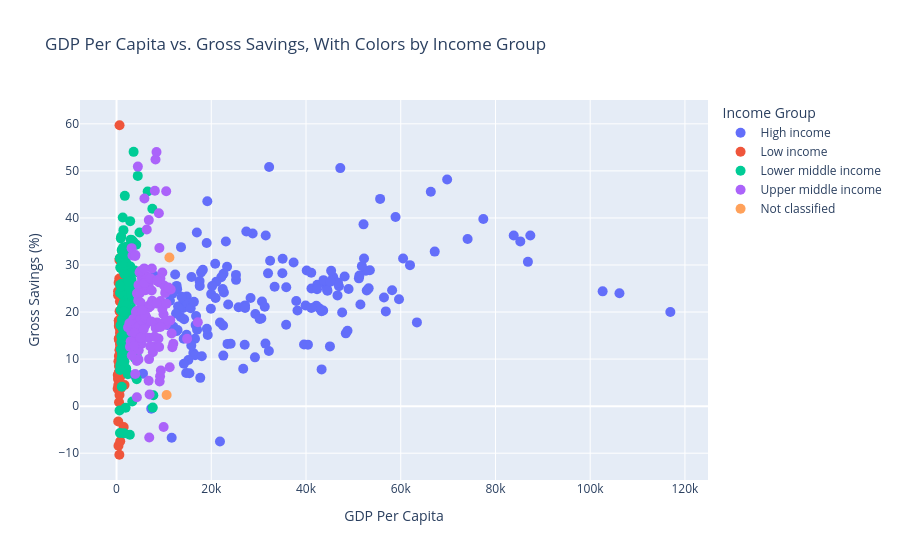

Notebook code for this chart:
### Markdown cell above
### Adding interactive elements

### Code cell
# Create an interactive scatter plot
fig = px.scatter(economies,
                 x='gdp_percapita', y='gross_savings', color='income_group',
                 hover_name='country',
                 hover_data={
                     'year': True,              # Include year in hover
                     'gdp_percapita': ':.2f',   # Optional: format GDP nicely
                     'gross_savings': ':.2f',   # Optional: format savings
                     'income_group': False      # Hide if you don’t want it repeated in hover
                         },
                 title='GDP Per Capita vs. Gross Savings, With Colors by Income Group',
                 labels={'gdp_percapita': 'GDP Per Capita', 'gross_savings': 'Gross Savings (%)',
                         'income_group': 'Income Group'})

# Add hover, zoom, and selection tools
fig.update_traces(marker=dict(size=10));
fig.update_layout(hovermode='closest');
fig.show()

### Figure 1 — Plotly figure (JSON) as saved in the notebook; plotly's stock layout.template omitted (floating-point values rounded to 4 significant figures; data arrays with more than 128 entries replaced by an {"elided": "..."} marker saying what was removed)
{"data": [{"customdata": {"elided": "180x2 mixed values"}, "hovertemplate": "<b>%{hovertext}</b><br><br>GDP Per Capita=%{x:.2f}<br>Gross Savings (%)=%{y:.2f}<br>year=%{customdata[0]}<extra></extra>", "hovertext": {"elided": "180 str values"}, "legendgroup": "High income", "marker": {"color": "#636efa", "size": 10, "symbol": "circle"}, "mode": "markers", "name": "High income", "orientation": "v", "showlegend": true, "type": "scatter", "x": {"elided": "180 float values"}, "xaxis": "x", "y": {"elided": "180 float values"}, "yaxis": "y"}, {"customdata": {"elided": "72x2 mixed values"}, "hovertemplate": "<b>%{hovertext}</b><br><br>GDP Per Capita=%{x:.2f}<br>Gross Savings (%)=%{y:.2f}<br>year=%{customdata[0]}<extra></extra>", "hovertext": ["Afghanistan", "Afghanistan", "Afghanistan", "Burundi", "Burundi", "Burundi", "Burkina Faso", "Burkina Faso", "Burkina Faso", "Central African Republic", "Central African Republic", "Central African Republic", "Congo, The Democratic Republic of the", "Congo, The Democratic Republic of the", "Congo, The Democratic Republic of the", "Eritrea", "Eritrea", "Eritrea", "Ethiopia", "Ethiopia", "Ethiopia", "Gambia", "Gambia", "Gambia", "Guinea-Bissau", "Guinea-Bissau", "Guinea-Bissau", "Liberia", "Liberia", "Liberia", "Madagascar", "Madagascar", "Madagascar", "Mali", "Mali", "Mali", "Mozambique", "Mozambique", "Mozambique", "Malawi", "Malawi", "Malawi", "Niger", "Niger", "Niger", "Rwanda", "Rwanda", "Rwanda", "Sudan", "Sudan", "Sudan", "Sierra Leone", "Sierra Leone", "Sierra Leone", "Somalia", "Somalia", "Somalia", "Syria", "Syria", "Syria", "Chad", "Chad", "Chad", "Togo", "Togo", "Togo", "Uganda", "Uganda", "Uganda", "Yemen", "Yemen", "Yemen"], "legendgroup": "Low income", "marker": {"color": "#EF553B", "size": 10, "symbol": "circle"}, "mode": "markers", "name": "Low income", "orientation": "v", "showlegend": true, "type": "scatter", "x": [631.5, 711.3, 580.8, 231.5, 304.2, 253.6, 648.4, 653.4, 791.0, 492.1, 377.5, 489.9, 326.7, 490.7, 540.5, 501.4, 603.2, 588.3, 324.3, 702.8, 994.2, 860.6, 649.5, 790.8, 644.3, 707.9, 789.9, 543.4, 746.2, 646.3, 472.0, 467.2, 501.8, 733.7, 773.9, 897.3, 469.5, 570.1, 449.6, 442.8, 353.5, 406.6, 476.1, 484.2, 565.9, 614.8, 759.8, 819.0, 1637.0, 1679.0, 775.0, 401.8, 592.9, 526.5, NaN, 310.5, 327.0, 2807.0, NaN, NaN, 895.4, 776.1, 654.0, 721.0, 770.4, 904.7, 808.7, 773.3, 912.4, 1267.0, 1501.0, 620.2], "xaxis": "x", "y": [59.7, 22.22, 27.13, 3.688, 5.768, 6.593, 20.19, 11.86, 20.03, 4.218, 4.508, 10.66, 23.57, 14.1, 6.852, 7.167, 31.05, 17.61, 24.41, 31.41, 26.55, 3.757, 3.65, 12.33, 11.96, 16.8, 14.45, NaN, NaN, NaN, 18.08, 14.37, 8.546, 13.31, 15.44, 16.32, 7.111, 3.835, 5.92, 26.25, -3.248, -8.412, 18.23, 17.02, 17.52, 6.677, 6.175, 3.768, 17.73, 4.491, -7.469, 9.548, -10.33, 0.815, NaN, NaN, NaN, 23.84, NaN, NaN, 25.87, 13.12, 16.61, 12.0, 15.6, 17.11, 16.25, 18.15, 18.2, 8.25, -4.439, 2.362], "yaxis": "y"}, {"customdata": {"elided": "159x2 mixed values"}, "hovertemplate": "<b>%{hovertext}</b><br><br>GDP Per Capita=%{x:.2f}<br>Gross Savings (%)=%{y:.2f}<br>year=%{customdata[0]}<extra></extra>", "hovertext": {"elided": "159 str values"}, "legendgroup": "Lower middle income", "marker": {"color": "#00cc96", "size": 10, "symbol": "circle"}, "mode": "markers", "name": "Lower middle income", "orientation": "v", "showlegend": true, "type": "scatter", "x": {"elided": "159 float values"}, "xaxis": "x", "y": {"elided": "159 float values"}, "yaxis": "y"}, {"customdata": {"elided": "147x2 mixed values"}, "hovertemplate": "<b>%{hovertext}</b><br><br>GDP Per Capita=%{x:.2f}<br>Gross Savings (%)=%{y:.2f}<br>year=%{customdata[0]}<extra></extra>", "hovertext": {"elided": "147 str values"}, "legendgroup": "Upper middle income", "marker": {"color": "#ab63fa", "size": 10, "symbol": "circle"}, "mode": "markers", "name": "Upper middle income", "orientation": "v", "showlegend": true, "type": "scatter", "x": {"elided": "147 float values"}, "xaxis": "x", "y": {"elided": "147 float values"}, "yaxis": "y"}, {"customdata": [[2010, "Not classified"], [2015, "Not classified"], [2020, "Not classified"]], "hovertemplate": "<b>%{hovertext}</b><br><br>GDP Per Capita=%{x:.2f}<br>Gross Savings (%)=%{y:.2f}<br>year=%{customdata[0]}<extra></extra>", "hovertext": ["Venezuela", "Venezuela", "Venezuela"], "legendgroup": "Not classified", "marker": {"color": "#FFA15A", "size": 10, "symbol": "circle"}, "mode": "markers", "name": "Not classified", "orientation": "v", "showlegend": true, "type": "scatter", "x": [11160.0, 10570.0, 1691.0], "xaxis": "x", "y": [31.59, 2.352, NaN], "yaxis": "y"}], "layout": {"hovermode": "closest", "legend": {"title": {"text": "Income Group"}, "tracegroupgap": 0}, "title": {"text": "GDP Per Capita vs. Gross Savings, With Colors by Income Group"}, "xaxis": {"anchor": "y", "domain": [0, 1], "title": {"text": "GDP Per Capita"}}, "yaxis": {"anchor": "x", "domain": [0, 1], "title": {"text": "Gross Savings (%)"}}}}
